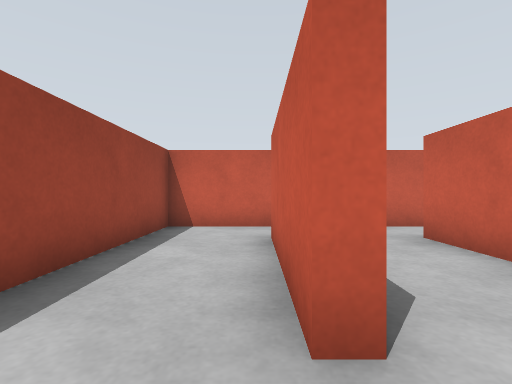
View 1 (above)

16 first-person views from a walk through a world built for the Gazebo simulator. The camera is 0.45 m above the floor, looks level and sees 85° across. The floor is counted in squares, 0.5 m on a side. Each view is taken from the middle of a square. On the plan, view 1 faces up. The plan holds only what a view shows up to about 11 squares ahead; the rest is blank. The place goes on beyond the plan.

View 2
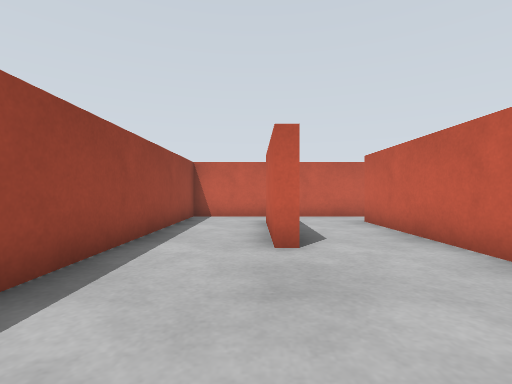

View 3
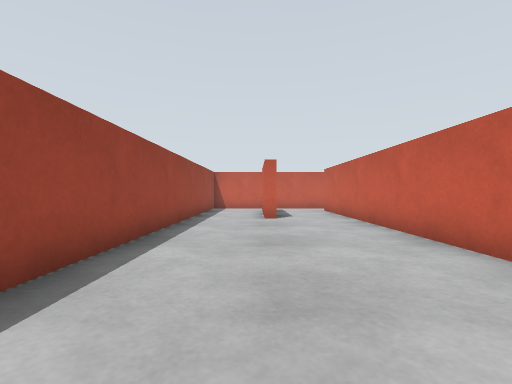

View 4
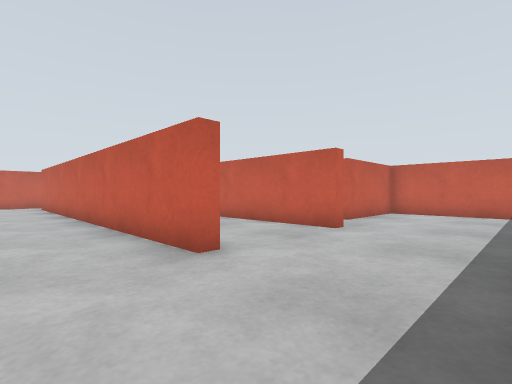

View 5
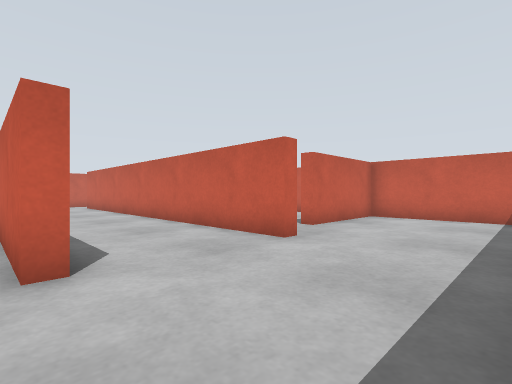

View 6
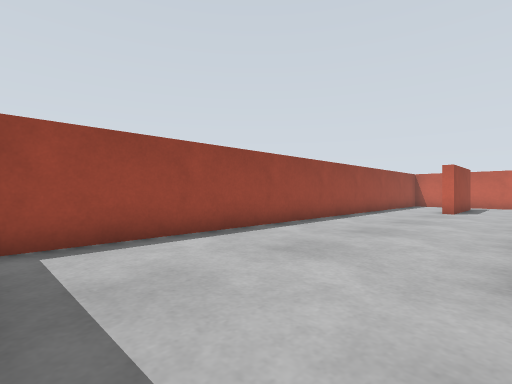

View 7
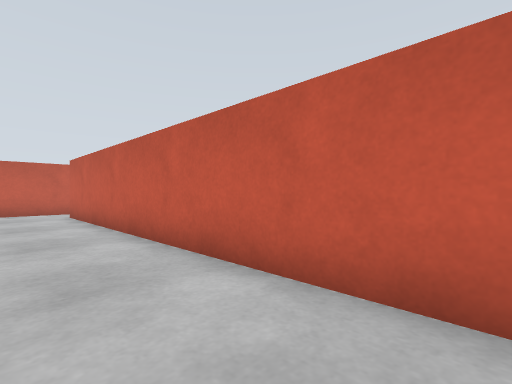

View 8
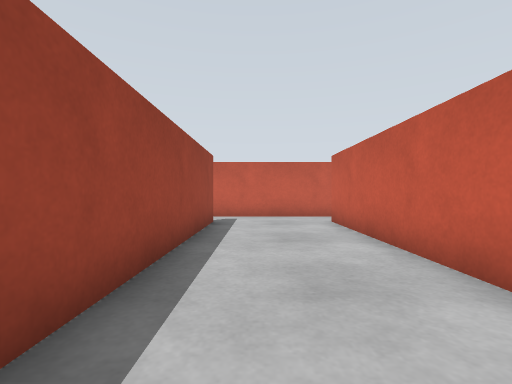

View 9
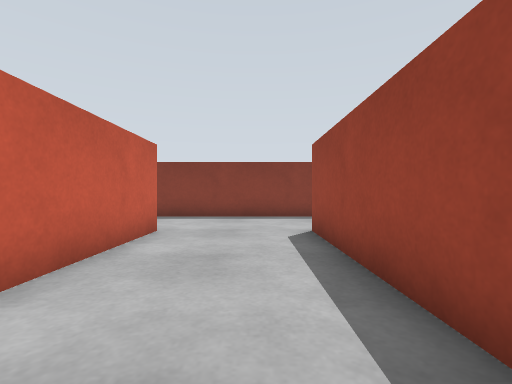

View 10
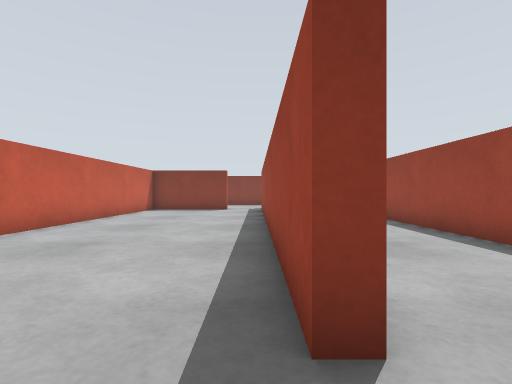

View 11
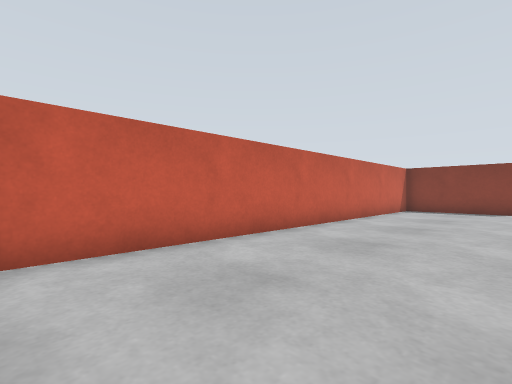

View 12
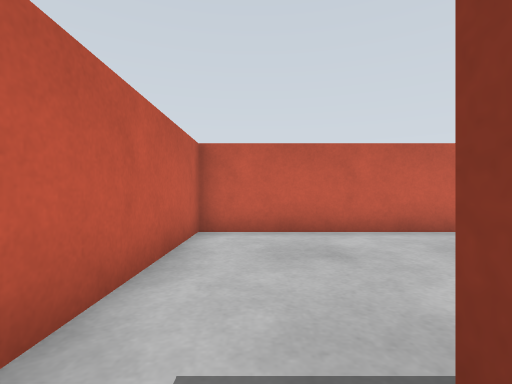

View 13
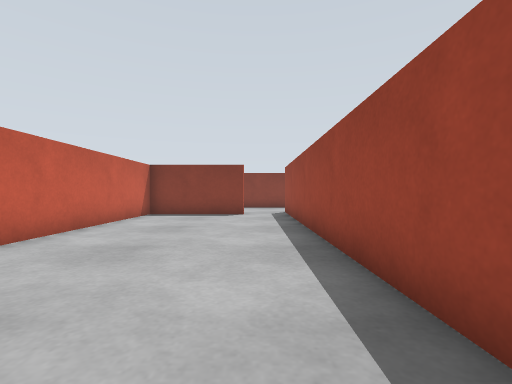

View 14
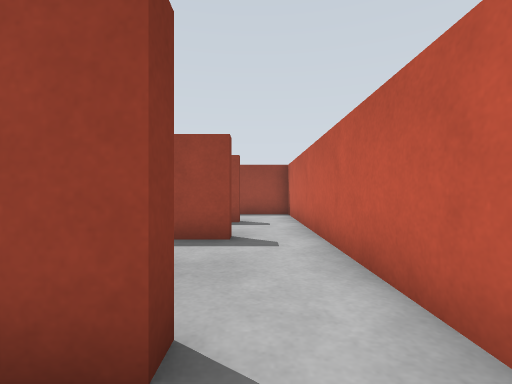

View 15
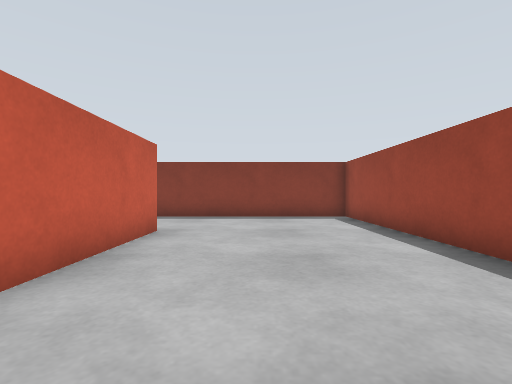

View 16
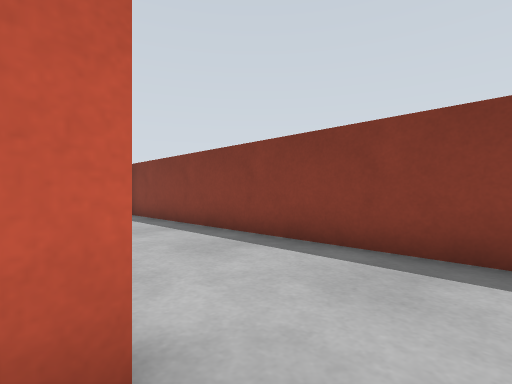

### Floor plan
Ten units are one square. View 1 is at (0, 0); x grows to the right and y downward. Boxes are objects, and circles mark ways between rooms. Rooms are numbered by the first view taken in them; rooms with no view inside come last. Other rooms are left out.
<svg viewBox="-28 -78 166 206">
<path fill="none" stroke="#000" d="M8 -15 3 -15 3 -52M78 85 73 85 73 -55M37 -55 37 85 33 85 33 -55M76 -73 -23 -73 -23 123 132 123M133 116 133 77 95 77M73 -55 77 -55 77 70M133 70 133 -73 76 -73M95 77 95 73 102 73"/>
<circle cx="80" cy="-65" r="3" fill="#2a7"/>
<circle cx="90" cy="70" r="3" fill="#2a7"/>
<text x="30" y="40">1</text>
<text x="110" y="-10">2</text>
</svg>
Room 1 opens to room 2.

Where each view was taken, in squares from view 1:
view 1: 0 up, 0 right, facing up
view 2: 3 down, 0 right, facing up
view 3: 8 down, 0 right, facing up
view 4: 12 down, 1 right, facing up-right
view 5: 12 down, 3 right, facing up-right
view 6: 12 down, 3 right, facing up-left
view 7: 6 down, 5 right, facing up-right
view 8: 3 down, 5 right, facing up
view 9: 2 down, 5 right, facing down
view 10: 7 up, 8 right, facing down
view 11: 7 up, 9 right, facing down-right
view 12: 6 up, 7 right, facing right
view 13: 4 up, 9 right, facing down
view 14: 6 up, 9 right, facing left
view 15: 2 down, 1 right, facing down
view 16: 8 down, 2 right, facing down-right
